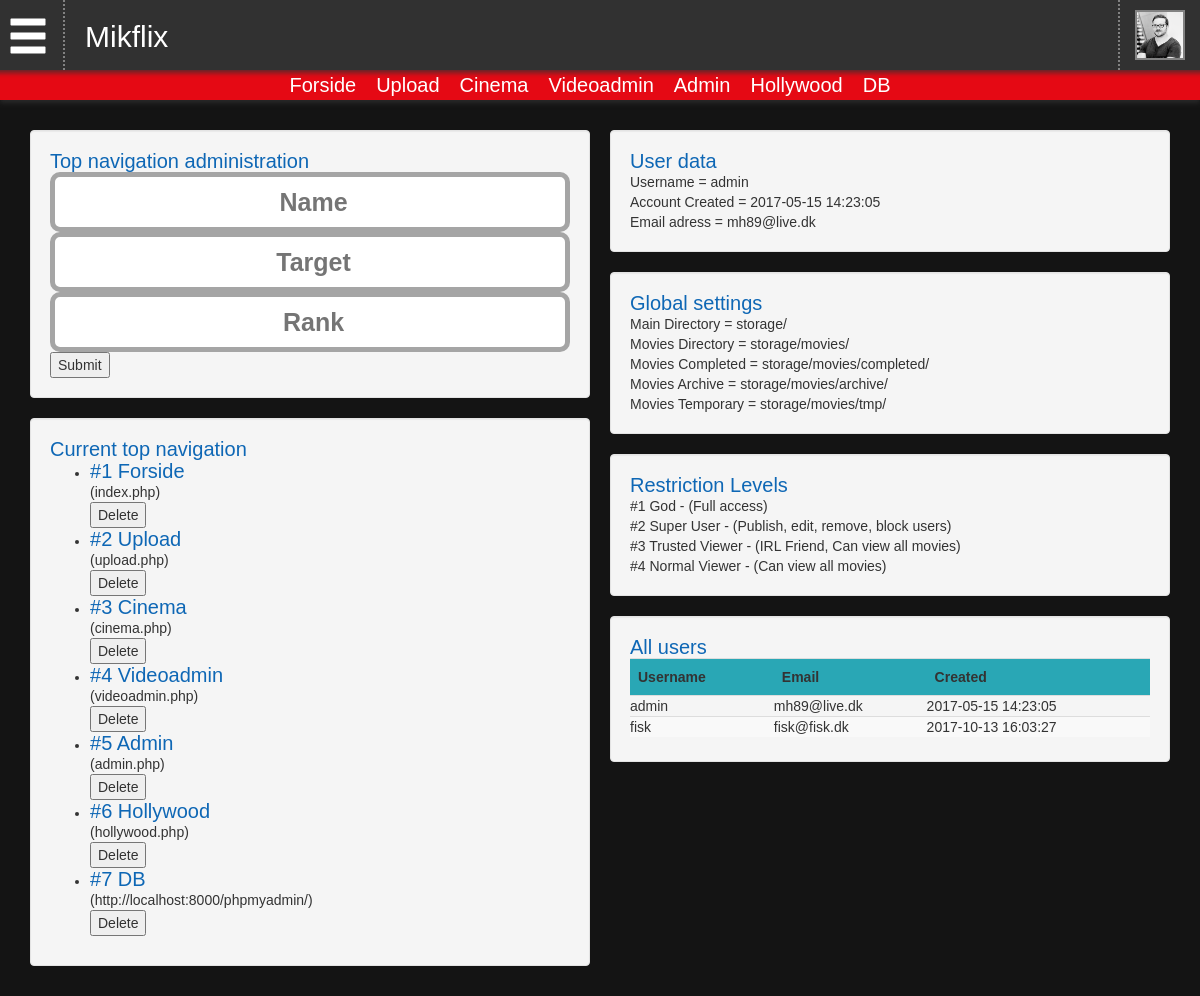
Page /admin.php (signed in) on the committed database.
### tables this page shows
CREATE TABLE `topnav` (
  `id` int(255) NOT NULL,
  `name` varchar(255) NOT NULL,
  `target` varchar(255) NOT NULL,
  `rank` int(255) NOT NULL
);

CREATE TABLE `logindb` (
  `id` int(11) NOT NULL,
  `user` varchar(16) NOT NULL,
  `password` varchar(255) NOT NULL,
  `email` varchar(50) NOT NULL,
  `created` varchar(255) NOT NULL
);

CREATE TABLE `globalsettings` (
  `id` int(11) NOT NULL,
  `category` varchar(255) NOT NULL,
  `prefix` varchar(255) NOT NULL,
  `title` varchar(255) NOT NULL,
  `value` varchar(255) NOT NULL,
  `created` varchar(255) NOT NULL,
  `createdBy` varchar(255) NOT NULL,
  `modified` varchar(255) NOT NULL,
  `modifiedBy` varchar(255) NOT NULL
);

CREATE TABLE `restrictionlevels` (
  `id` int(11) NOT NULL,
  `title` varchar(255) NOT NULL,
  `rank` int(255) NOT NULL,
  `description` varchar(255) NOT NULL
);

### connect.php (called while the page is built, shortened)
<?php
    function queryServer($sql) {
		$mysqli = new mysqli(DB_HOST, DB_USER, DB_PASSWORD, DB_DATABASE);
		mysqli_set_charset($mysqli, 'utf-8');
		$rs  	= $mysqli->query($sql) or die ($mysqli->error);
		return $rs;
	}
	function setUserData() {
		$user = $_SESSION['user'];
		$rs = queryServer("SELECT * FROM logindb WHERE user='$user'");
	}
	function setRestrictionLevels() {
		$rs = queryServer("SELECT * FROM restrictionlevels ORDER BY rank ASC");
	}
	function setGlobalSettings() {
		$rs = queryServer("SELECT * FROM globalsettings order by id asc");
	}
	function setTopNav() {
		$rs = queryServer("SELECT * FROM topnav ORDER BY rank ASC");
	}
	setUserData();
	setRestrictionLevels();
	setGlobalSettings();
	setTopNav();
?>

### fetcher.php (called while the page is built, shortened)
<?php
include 'connect.php';
?>

### admin.php (the view, shortened to what this page needs)
<?php include 'header.php'; ?>
<div class="col-md-6">
		<div class="well">
			<h1>Top navigation administration</h1>
			<form action="controller.php" method="post">
				<input type="text" placeholder="Name" name="name" id="name" class="uploadTitle">
				<input type="text" placeholder="Target" name="target" id="target"  class="uploadTitle">
				<input type="text" placeholder="Rank" name="rank" id="rank"   class="uploadTitle">
				<input type="submit">
			</form>
		</div>
		<div class="well">
			<h1>Current top navigation</h1>
			<ul>
				<?php
				$arr = $_SESSION['topNav'];
				foreach ($arr as $v) {
				    echo "<li> <h1>#".$v['rank']." ".$v['name']."</h1> (".$v['target'].")</li>";
				    echo '<form action="controller.php" method="post">
							<input type="text" name="authKey" id="authKey" hidden value="delTopNav">
					        <input type="text" name="id" id="id" hidden value='.$v["id"].'>
					        <input type="text" name="user" hidden value='.$currentUser.'>
					        <input type="submit" name="submit" value="Delete">
					    </form>';
				}
				?>
			</ul>
		</div>
</div>
<div class="col-md-6">
	<div class="well">
		<h1>User data</h1>
		<?php
		$v = $_SESSION['userData'];
		echo "Username =  ".$v['user'];
		echo "<br>Account Created =  ".$v['created'];
		echo "<br>Email adress =  ".$v['email'];
		?>
	</div>
	<div class="well">
		<h1>Global settings</h1>
		<?php
		$arr = $_SESSION['globalSettings'];
			foreach ($arr as $v) {
				echo $v['title']." = ".$v['value']."<br>";
			}
		?>
	</div>
	<div class="well">
		<h1>Restriction Levels</h1>
		<?php
		$arr = $_SESSION['restrictionLevels'];
			foreach ($arr as $v) {
				echo "#".$v['rank']." ".$v['title']. " - (".$v['description'].")<br>";
			}
		?>
	</div>
	<div class="well">
		<h1>All users</h1>
		<table class="table table-striped">
			<tr>
				<th>Username</th>
				<th>Email</th>
				<th>Created</th>
			</tr>
				<?php
					$rs = queryServer("Select * from logindb order by id asc");
					while($row = mysqli_fetch_assoc($rs)) {
						echo "<tr>";
						echo "<td>".$row['user']."</td>";
						echo "<td>".$row['email']."</td>";
						echo "<td>".$row['created']."</td>";
						echo "</tr>";
					}
				?>
		</table>
	</div>
</div>

### head.php (shortened to what this page needs)
<!doctype html>
<html id="mikflix">
<head>
<link rel="stylesheet" href="//code.jquery.com/ui/1.12.1/themes/base/jquery-ui.css">
<link rel="stylesheet" href="https://maxcdn.bootstrapcdn.com/bootstrap/3.3.7/css/bootstrap.min.css">
<link rel="stylesheet" type="text/css" href="css/base.css" />
<link rel="stylesheet" type="text/css" href="css/framework.css" />
<link rel="stylesheet" type="text/css" href="plugins/font-awesome/css/font-awesome.min.css">
</head>

### header.php (shortened to what this page needs)
<?php
	include 'fetcher.php';
	?>
<?php include 'head.php'; ?>
<body>
<div class="container-fluid topMenu">
	<div class="row">
		<div class="col-lg-12 upperMenu">
			<div class="burgerBlock">
				<span class="burgerIco glyphicon glyphicon-menu-hamburger"></span>
			</div>
			<div class="logoBlock">
				Mikflix
			</div>
			<div class="userBlock">
				<img src="img/user.jpg" class="userImgTopMenu" />
			</div>
		</div>
	</div>
	<div class="row">
		<div class="col-lg-12 subMenu">
			<?php
				$arr = $_SESSION['topNav'];
				foreach ($arr as $v) {
				    echo "<a href=".$v['target'].">".$v['name']."</a>";
				}
			?>
		</div>
	</div>
</div>
<div class="container-fluid mainWrapper">

### css/base.css (style rules this page uses)
a { text-decoration: none; list-style: none; color: #229ba2; }
table { margin-bottom: 5px!important; }
td { padding: 0px!important; }
.container-fluid { margin: 0; }
h1 { font-size: 20px; font-weight: normal; padding: 0; margin: 0; color: #0e67b5; font-family: inherit; }
.col-lg-1, .col-lg-10, .col-lg-11, .col-lg-12, .col-lg-2, .col-lg-3, .col-lg-4, .col-lg-5, .col-lg-6, .col-lg-7, .col-lg-8, .col-lg-9, .col-md-1, .col-md-10, .col-md-11, .col-md-12, .col-md-2, .col-md-3, .col-md-4, .col-md-5, .col-md-6, .col-md-7, .col-md-8, .col-md-9, .col-sm-1, .col-sm-10, .col-sm-11, .col-sm-12, .col-sm-2, .col-sm-3, .col-sm-4, .col-sm-5, .col-sm-6, .col-sm-7, .col-sm-8, .col-sm-9, .col-xs-1, .col-xs-10, .col-xs-11, .col-xs-12, .col-xs-2, .col-xs-3, .col-xs-4, .col-xs-5, .col-xs-6, .col-xs-7, .col-xs-8, .col-xs-9 { padding: 0; }

### css/framework.css (style rules this page uses)
body { margin: 0; padding: 0; font-family: Helvetica, Arial, sans-serif; background: #141414; }
a, h1.userImgTopMenu { color: #22adb5; }
div.topMenu, .userBlockToggled, div.upperMenu, .login { -webkit-box-shadow: 0px 3px 5px 0px rgba(50, 50, 50, 0.75); -moz-box-shadow: 0px 3px 5px 0px rgba(50, 50, 50, 0.75); box-shadow: 0px 3px 5px 0px rgba(50, 50, 50, 0.75); }
div.topMenu { height: 100px; width: 100%; background: #313131; padding: 0; position: fixed; z-index: 100; }
div.upperMenu { z-index: 100; padding: 0px 10px 0px 10px; }
div.subMenu { width: 100%; height: 30px; background: #e50914; text-align: center; }
div.subMenu a { color: white; font-size: 20px; margin-right: 20px; line-height: 30px; }
.userBlock { height: 70px; position: absolute; z-index: 2; right: 0; top: 0; cursor: pointer; padding: 10px; border-left: 2px dotted #828282; padding: 10px 30px 10px 15px; }
.container-fluid.mainWrapper { position: absolute; left: 0; right: 0; bottom: 0; top: 100px; padding: 20px 20px 0px 20px; }
img.userImgTopMenu { height: 50px; width: 50px; float: left; border: 2px solid #828282; }
.burgerBlock { height: 70px; width: 70px; float: left; font-size: 42px; padding: 12px; border-right: 2px dotted #828282; color: white; cursor: pointer; }
.logoBlock { float: left; height: 70px; max-width: 300px; padding: 10px; margin-left: 10px; color: white; font-size: 30px; line-height: 54px; }
.col-md-6 { padding: 10px; }
.glyphicon-menu-hamburger { transition: all 0.2s ease-in-out; }
.uploadTitle { width: 100%; height: 60px; border: 5px solid #a5a5a5; border-radius: 10px; font-size: 25px; font-weight: bold; padding: 0px 0px 0px 7px; color: rgb(14, 103, 181); font-family: arial; background: rgb(255, 255, 255); text-align: center; }
th { background: rgb(41, 167, 181); }
td { border: none; vertical-align: middle!important; }

### rows in the picture
topnav: name "Forside", rank "1", target "index.php"
topnav: name "Upload", rank "2", target "upload.php"
topnav: name "Cinema", rank "3", target "cinema.php"
topnav: name "Videoadmin", rank "4", target "videoadmin.php"
topnav: name "Admin", rank "5", target "admin.php"
topnav: name "Hollywood", rank "6", target "hollywood.php"
topnav: name "DB", rank "7", target "http://localhost:8000/phpmyadmin/"
logindb: user "admin", created "2017-05-15 14:23:05", email "mh89@live.dk"
globalsettings: title "Main Directory", value "storage/"
globalsettings: title "Movies Directory", value "storage/movies/"
globalsettings: title "Movies Completed", value "storage/movies/completed/"
globalsettings: title "Movies Archive", value "storage/movies/archive/"
globalsettings: title "Movies Temporary", value "storage/movies/tmp/"
restrictionlevels: rank "1", title "God", description "Full access"
restrictionlevels: rank "2", title "Super User", description "Publish, edit, remove, block users"
restrictionlevels: rank "3", title "Trusted Viewer", description "IRL Friend, Can view all movies"
restrictionlevels: rank "4", title "Normal Viewer", description "Can view all movies"
logindb: user "fisk", email "fisk@fisk.dk", created "2017-10-13 16:03:27"
